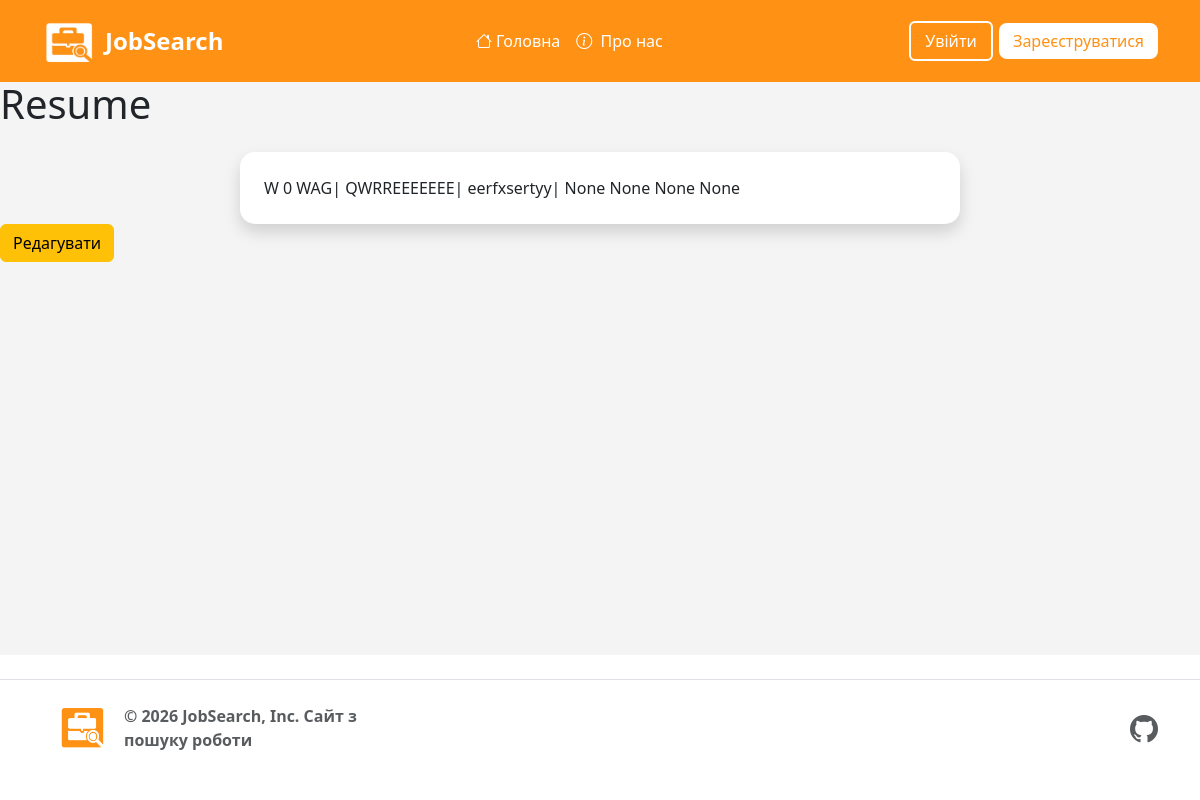
Page /job-resume/1/ on the earlier database version.
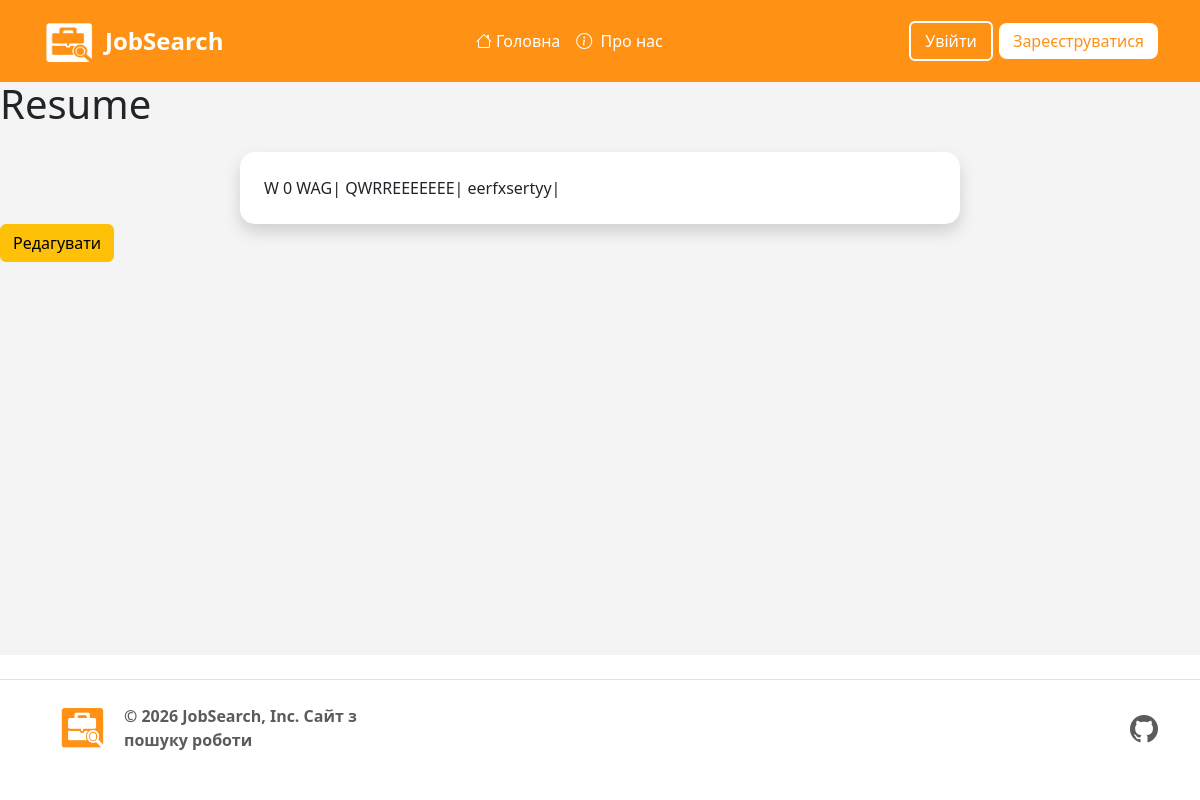
Same page on the later database version.
### auth_system/models.py (models this page shows, shortened)
class UserProfile(models.Model):
    user = models.OneToOneField(User, on_delete=models.CASCADE, related_name='profile')
    email = models.EmailField(max_length=254, blank=True, null=True)
    avatar = models.ImageField(upload_to='imge_avatar', null=True, blank=True)
    op = models.CharField(choices=OP_CHOICES, max_length=20, default='Yes', null=True, blank=True)#
    first_name = models.CharField(max_length=100,blank=True, verbose_name='first_name')#імя
    last_name = models.CharField(max_length=100,blank=True, verbose_name='last_name')#прізвище
    patronymic = models.CharField(max_length=100, blank=True, null=True, verbose_name='patronymic')#по батькові
    birth_date = models.DateField(null=True, blank=True)#дата народження
    gender = models.CharField(choices=GENDER_CHOICES, max_length=20, default='Ч')#стать
    role = models.CharField(choices=ROLE_CHOICES, max_length=20, default='User')#
    bio = models.TextField(blank=True)#опис
    referral = models.ForeignKey('project.Category', on_delete=models.SET_NULL, null=True)#направлення
    phone_number = models.CharField(max_length=20, blank=True, null=True, verbose_name="Номер телефону")
    linkedin_url = models.URLField(max_length=255, blank=True, null=True)
    @property
    def age(self):
        if not self.birth_date:
            return None
        today = date.today()
        return today.year - self.birth_date.year - (
            (today.month, today.day) < (self.birth_date.month, self.birth_date.day)
        )

### project/models.py (models this page shows, shortened)
class Resume(models.Model):
    author = models.ForeignKey(User, on_delete=models.CASCADE, related_name="resume")#автор
    title = models.CharField(max_length=256)#Заголовок
    description = models.TextField()#опис
    description1 = models.TextField(null=True, blank=True)#опис
    description2 = models.TextField(null=True, blank=True)#опис
    description3 = models.TextField(null=True, blank=True)#опис
    description4 = models.TextField(null=True, blank=True)#опис
    file = models.FileField(upload_to='resumes/',  null=True, blank=True)#файл
    date = models.DateTimeField(auto_now_add=True, blank=True, null=True,)#дата створення
    updated_at = models.DateTimeField(auto_now=True, blank=True, null=True, verbose_name="Дата оновлення")

### project/views.py (the view)
# urls.py: path('job-resume/<int:pk>/', views.Job_ResumeView.as_view(), name='job_resume'),
class Job_ResumeView(DetailView):
    model = Resume
    context_object_name = "resume"
    template_name = "jobs/job_resume.html"
    def get_context_data(self, **kwargs):
        context = super().get_context_data(**kwargs)
        resume = self.get_object()
        context['profil'] = UserProfile.objects.all()
        if self.request.user.is_authenticated and hasattr(self.request.user, 'employer'):
            context['applications'] = Application.objects.filter(
                resume=resume,
                vacancy__company=self.request.user.employer
            ).select_related('vacancy')
        else:
            context['applications'] = Application.objects.none()
        return context

### templates/jobs/job_resume.html
{% extends 'base.html' %}
{% load static %}
{% block content %}
{% if user.employer %}
<h1>Resume</h1>
{% if messages %}
      <ul class="messages">
        {% for message in messages %}
          <li{% if message.tags %} class="{{ message.tags }}"{% endif %}>{{ message }}</li>
        {% endfor %}
      </ul>
{% endif %}
    <h3>Заявки по цьому резюме на ваші вакансії:</h3>
    {% for appli in applications %}
        <div style="border: 1px solid #ccc; padding: 10px; margin: 10px 0;">
            <p><strong>Вакансія:</strong> {{ appli.vacancy.title }}</p>
            <p>Статус: <strong>{{ appli.get_status_display|default:"На розгляді" }}</strong></p>
            <form action="{% url 'change_status' appli.pk %}" method="post" style="display:inline;">
                {% csrf_token %}
                <input type="hidden" name="status" value="accepted">
                <button type="submit" class="btn btn-success">Прийняти</button>
            </form>
            <form action="{% url 'change_status' appli.pk %}" method="post" style="display:inline;">
                {% csrf_token %}
                <input type="hidden" name="status" value="reject">
                <button type="submit" class="btn btn-danger">Відхилити</button>
            </form>
        </div>
    {% empty %}
        <p>На ваші вакансії по цьому резюме заявок поки немає.</p>
    {% endfor %}
{% else %}
<h1>Resume</h1>
<div class="container mt-4">
  <div class="row justify-content-center">
    <div class="text-start">
        <div class="col-12 d-flex justify-content-center">
            <div class="card shadow border-0" style="width:100%; max-width:720px; border-radius:15px;">
                <div class="card-body p-4">
                    {% for resume in profil %}
                        {{ resume.first_name }}
                        {{ resume.age }}
                    {% endfor %}
                    {{ resume.author }}|
                    {{ resume.title }}|
                    {{ resume.description }}|
                    {{ resume.description1 }}
                    {{ resume.description2 }}
                    {{ resume.description3 }}
                    {{ resume.description4 }}
                </div>
            </div>
        </div>
    </div>
  </div>
</div>
        <a href="{% url 'resume_update' resume.pk %}" class="btn btn-warning">Редагувати</a>
{% endif %}
{% endblock %}

### templates/base.html (shortened to what this page needs)
<!DOCTYPE html>
{% load static %}
<html lang="en">
<head>
    <link href="https://cdn.jsdelivr.net/npm/bootstrap@5.3.8/dist/css/bootstrap.min.css" rel="stylesheet">
    <link rel="stylesheet" href="https://cdn.jsdelivr.net/npm/bootstrap-icons@1.11.1/font/bootstrap-icons.css">
    <link rel="stylesheet" href="{% static 'css/stayle.css' %}">
</head>
<body>
    <header class="p-3 bac-color">
        <div class="container">
            <div class="d-flex flex-wrap align-items-center justify-content-between">
                <div class="d-flex align-items-center mb-2 mb-lg-0">
                    <a href="/" class="me-2 d-flex align-items-center text-decoration-none">
                        <img src="{% static 'image/s-logo.png' %}" alt="Logo" width="55" height="50" class="me-2">
                        <h3 class="fw-bold text-white mb-0" style="font-size: 1.5rem; ">JobSearch</h3>
                    </a>
                </div>
                <ul class="nav col-12 col-lg-auto justify-content-center mb-md-0 mx-lg-auto align-items-center">
                    <li><a href="{% url 'job_list'%}" class="nav-link px-2 text-white"><i class="bi bi-house"></i> Головна</a></li>
                    <li><a href="{% url 'job_site'%}" class="nav-link px-2 text-white"><i class="bi bi-info-circle me-1"></i> Про нас</a></li>
                </ul>
                <div class="text-end">
                {% if user.is_authenticated %}
                    {% if user.employer.name_company %}
                        <a class="nav-link text-white me-3" href="{% url 'job_company' %}">
                            <img src="{{ user.employer.img_logo }}"
                             alt="Аватар"
                             class="rounded-circle img-fluid border border-3 border-light shadow-sm"
                             style="max-width: 40px; height: 40px; object-fit: cover;">
                             {{ user.employer.name_company }}
                    {% else %}
                        <a class="nav-link fw-bold text-white me-3" href="{% url 'job_profile' %}">
                            <img src="{{ user.profile.img_avatar }}"
                                 alt="Avatar"
                                 class="rounded-circle img-fluid border border-2 border-light shadow-sm me-2"
                                 style="width: 40px; height: 40px; object-fit: cover;">
                            {{ user.profile.first_name }}
                        </a>
                    {% endif %}
                </div>
                <div class="text-end m-2">
                    <a href="{% url 'logout' %}" class="btn-exit">
                        Вийти
                    </a>
                </div>
                {% else %}
                <div class="text-end">
                    <a href="{% url 'job_login' %}" class=" btn-yo">Увійти</a>
                    <a href="{% url 'signup_cho' %}" class=" btn-regi">Зареєструватися</a>
                </div>
                {% endif %}
            </div>
        </div>
    </header>
    <main>
        {% block content %}
        {% endblock %}
    </main>
    <footer class="d-flex flex-wrap justify-content-between align-items-center py-4 my-4 border-top">
        <div class="container d-flex flex-wrap justify-content-between align-items-center">
            <div class="col-md-4 d-flex align-items-center gap-2">
            <a href="/" class="mb-3 me-2 mb-md-0 text-body-secondary text-decoration-none lh-1" aria-label="Bootstrap">
                <a href="/">
                    <img src="{% static 'image/logo-s.png' %}" alt="Фото шапки" width="50" height="45" >
                </a>
            </a>
            <span class="mb-3 mb-md-0 text-body-secondary fw-semibold ms-2">© 2026 JobSearch, Inc. Сайт з пошуку роботи</span>
            </div>
        <ul class="nav col-md-4 justify-content-end list-unstyled d-flex mb-0">
            <li class="ms-3">
                <a class="text-body-secondary " href="https://github.com/vadimanceglov-afk/job_search_site">
                    <i class="bi bi-github fs-3"></i>
                </a>
            </li>
        </ul>
        </div>
    </footer>
</body>
</html>

### static/css/stayle.css (style rules this page uses)
header { position: fixed; top: 0; z-index: 1000; width: 100%; }
html, body { height: 100%; margin: 0; }
body { display: flex; flex-direction: column; min-height: 100vh; }
main { padding-top: 80px; flex: 1; background: rgba(236, 236, 236, 0.593); }
.bac-color { background-color: #ff9114; }
.btn-regi { display: inline-block; padding: 6px 14px; background-color: white; color: #ff9114; border-radius: 8px; text-decoration: none; font-weight: 500; border: none; cursor: pointer; text-align: center; }
.btn-yo { background-color: #ff9114; border: 2px solid white; border-radius: 0.375rem; color: white; padding: 6px 14px; text-align: center; text-decoration: none; display: inline-block; font-weight: 500; margin: 4px 2px; transition-duration: 0.4s; cursor: pointer; }

Differences in the rows shown:
changed Resume "QWRREEEEEEE": description1 "None" → (not shown); description2 "None" → (not shown); description3 "None" → (not shown); description4 "None" → (not shown)
